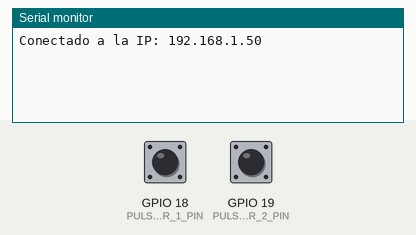
This sketch was run on a simulated ESP32. On the bench: the last lines printed to the serial monitor. The inputs (shaded band) are chosen by the test bench; at power-on: GPIO 18 (PULSADOR_1_PIN) HIGH, GPIO 19 (PULSADOR_2_PIN) HIGH. WiFi joins after 1.5 s; servers stay silent unless stated. At 31.5 s the program puts the board to deep sleep or switches it off; the recording ends there.

Above: at 2.7 s.
2.8 s: GPIO 18 (PULSADOR_1_PIN) pulled LOW for 3 s
At 3.3 s:
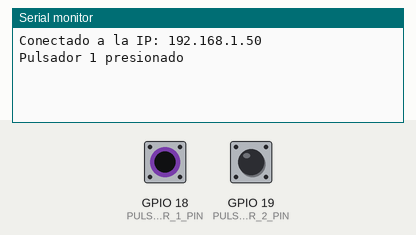
7.8 s: GPIO 19 (PULSADOR_2_PIN) pulled LOW for 3 s
At 11.8 s:
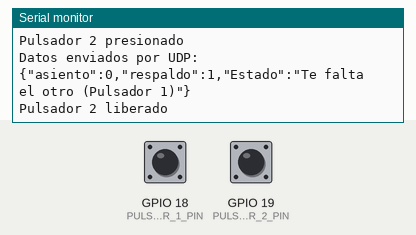
17.0 s: GPIO 18 (PULSADOR_1_PIN) driven LOW and GPIO 19 (PULSADOR_2_PIN) driven LOW
At 22.0 s:
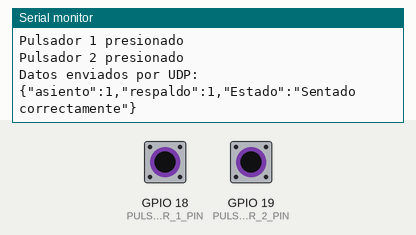
26.3 s: GPIO 18 (PULSADOR_1_PIN) driven HIGH and GPIO 19 (PULSADOR_2_PIN) driven HIGH
At 31.0 s:
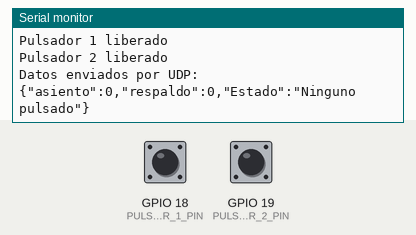

The sketch:

pulsadores_esp32_avanzado.ino
```cpp
#include "WiFi.h"
#include "AsyncUDP.h"
#include <ArduinoJson.h>
#include <esp_sleep.h>

// Configuración WiFi
const char* ssid = "MiFibra-3078";
const char* password = "V5AQboPQ";

// Pines para los pulsadores
#define PULSADOR_1_PIN 18
#define PULSADOR_2_PIN 19

#define SLEEP_TIME 10000000UL
#define MEASURE_INTERVAL 5000
#define INACTIVITY_TIMEOUT 10000

// Variables globales
unsigned long lastMeasureTime = 0;
unsigned long lastActivityTime = 0;  // Tiempo de la última actividad

AsyncUDP udp;
StaticJsonDocument<200> jsonBuffer;

// Estado de los pulsadores
volatile int asiento = 0;
volatile int respaldo = 0;

// Estado anterior de los pulsadores
volatile int lastAsientoState = HIGH;
volatile int lastRespaldoState = HIGH;

// Función para configurar el WiFi
void setupWiFi() {
  WiFi.mode(WIFI_STA);
  WiFi.begin(ssid, password);

  if (WiFi.waitForConnectResult() != WL_CONNECTED) {
    Serial.println("Error al conectar a la WiFi");
    while (1) { delay(1000); }
  }

  Serial.print("Conectado a la IP: ");
  Serial.println(WiFi.localIP());
}

// Función para manejar la interrupción del pulsador 1
void ISR_Pulsador1() {
  int currentState = digitalRead(PULSADOR_1_PIN);
  if (currentState == LOW && lastAsientoState == HIGH) {
    Serial.println("Pulsador 1 presionado");
    lastAsientoState = LOW;
    lastActivityTime = millis();  // Actualizar el tiempo de la última actividad
  }
  else if (currentState == HIGH && lastAsientoState == LOW) {
    Serial.println("Pulsador 1 liberado");
    lastAsientoState = HIGH;
  }
  asiento = !currentState;  // Actualiza el estado del pulsador
}

// Función para manejar la interrupción del pulsador 2
void ISR_Pulsador2() {
  int currentState = digitalRead(PULSADOR_2_PIN);
  if (currentState == LOW && lastRespaldoState == HIGH) {
    Serial.println("Pulsador 2 presionado");
    lastRespaldoState = LOW;
    lastActivityTime = millis();  // Actualizar el tiempo de la última actividad
  }
  else if (currentState == HIGH && lastRespaldoState == LOW) {
    Serial.println("Pulsador 2 liberado");
    lastRespaldoState = HIGH;
  }
  respaldo = !currentState;  // Actualiza el estado del pulsador
}

// Función para enviar datos por UDP
void enviarDatos(int asiento, int respaldo) {
  jsonBuffer["asiento"] = asiento;
  jsonBuffer["respaldo"] = respaldo;

  String estado;
  if (asiento == 1 && respaldo == 1) {
    estado = "Sentado correctamente";
  } else if (asiento == 1) {
    estado = "Te falta el otro (Pulsador 2)";
  } else if (respaldo == 1) {
    estado = "Te falta el otro (Pulsador 1)";
  } else {
    estado = "Ninguno pulsado";
  }
  jsonBuffer["Estado"] = estado;

  char textoEnvio[200];
  serializeJson(jsonBuffer, textoEnvio);

  udp.broadcastTo(textoEnvio, 1234);

  Serial.println("Datos enviados por UDP:");
  Serial.println(textoEnvio);
}

// Tarea para enviar datos cada 5 segundos
void tareaMandarDatos(void *pvParameters) {
  for (;;) {
    if (millis() - lastMeasureTime >= MEASURE_INTERVAL) {
      enviarDatos(asiento, respaldo);  // Enviar los datos por UDP
      lastMeasureTime = millis();      // Actualizar el tiempo de la última medición
    }
    vTaskDelay(1000 / portTICK_PERIOD_MS);  // Evitar que la tarea consuma demasiada CPU
  }
}

// Tarea para verificar inactividad
void tareaVerificarInactividad(void *pvParameters) {
  for (;;) {
    // Verificar si los pulsadores están presionados y reiniciar el temporizador de inactividad
    if (digitalRead(PULSADOR_1_PIN) == LOW || digitalRead(PULSADOR_2_PIN) == LOW) {
      lastActivityTime = millis();
    }


    if (millis() - lastActivityTime >= INACTIVITY_TIMEOUT) {
      Serial.println("No hubo actividad por 10 segundos, entrando en deep sleep...");
      esp_sleep_enable_timer_wakeup(SLEEP_TIME);
      esp_deep_sleep_start();
    }
    vTaskDelay(5000 / portTICK_PERIOD_MS);
  }
}


void setup() {
  Serial.begin(115200);

  pinMode(PULSADOR_1_PIN, INPUT_PULLUP);
  pinMode(PULSADOR_2_PIN, INPUT_PULLUP);

  // Configurar interrupciones
  attachInterrupt(digitalPinToInterrupt(PULSADOR_1_PIN), ISR_Pulsador1, CHANGE);
  attachInterrupt(digitalPinToInterrupt(PULSADOR_2_PIN), ISR_Pulsador2, CHANGE);

  setupWiFi();

  // Crear tareas
  xTaskCreatePinnedToCore(tareaMandarDatos, "SendData", 2048, NULL, 1, NULL, 1);
  xTaskCreatePinnedToCore(tareaVerificarInactividad, "CheckInactivity", 2048, NULL, 1, NULL, 0);
}

void loop() {

  delay(1000);
}
```

Measured:
- after the input at 2.8 s, the serial monitor: prints a new line at once (image 1)
- after the input at 7.8 s, the serial monitor: prints a new line at once (image 2)
- after the input at 17.0 s, the serial monitor: prints a new line at once (image 3)
- after the input at 26.3 s, the serial monitor: prints a new line at once (image 4)
